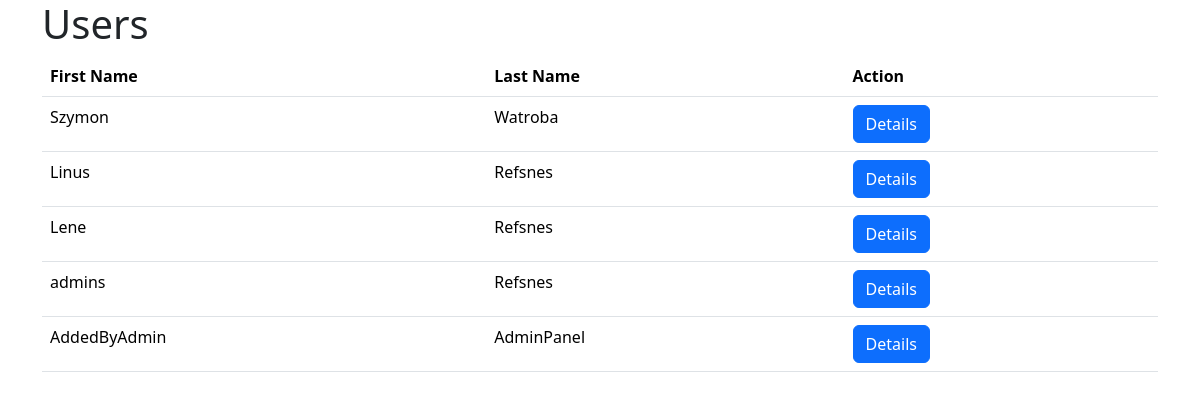
/playground/all_users/, run on the app's committed database.
### playground/models.py (models this page shows, shortened)
class Siteuser(models.Model):
    firstname = models.CharField(max_length=255)
    lastname = models.CharField(max_length=255)
    phone = models.IntegerField(null=True)
    join_date = models.DateField(null=True)
    slug = models.SlugField(default="", null=False)

### playground/views.py (the view)
# urls.py: path('all_users/', views.view_users),
def view_users(request):
    myusers = Siteuser.objects.all().values()
    template = loader.get_template('all_users.html')
    context = {
        'myusers': myusers,
    }
    return HttpResponse(template.render(context, request))

### playground/templates/all_users.html (shortened to what this page needs)
<!DOCTYPE html>
<html>
<head>
  {% load bootstrap5 %}
  {% bootstrap_css %}
</head>
<body>
<div class="container">
  <h1>Users</h1>
  <table class="table">
    <thead>
      <tr>
        <th>First Name</th>
        <th>Last Name</th>
        <th>Action</th>
      </tr>
    </thead>
    <tbody>
      {% for x in myusers %}
      <tr>
        <td>{{ x.firstname }}</td>
        <td>{{ x.lastname }}</td>
        <td><a href="users_details/{{ x.slug }}" class="btn btn-primary">Details</a></td>
      </tr>
      {% endfor %}
    </tbody>
  </table>
</div>
</body>
</html>

### data on the page
Siteuser: firstname "Szymon", lastname "Watroba"
Siteuser: firstname "Linus", lastname "Refsnes"
Siteuser: firstname "Lene", lastname "Refsnes"
Siteuser: firstname "admins", lastname "Refsnes"
Siteuser: firstname "AddedByAdmin", lastname "AdminPanel"
